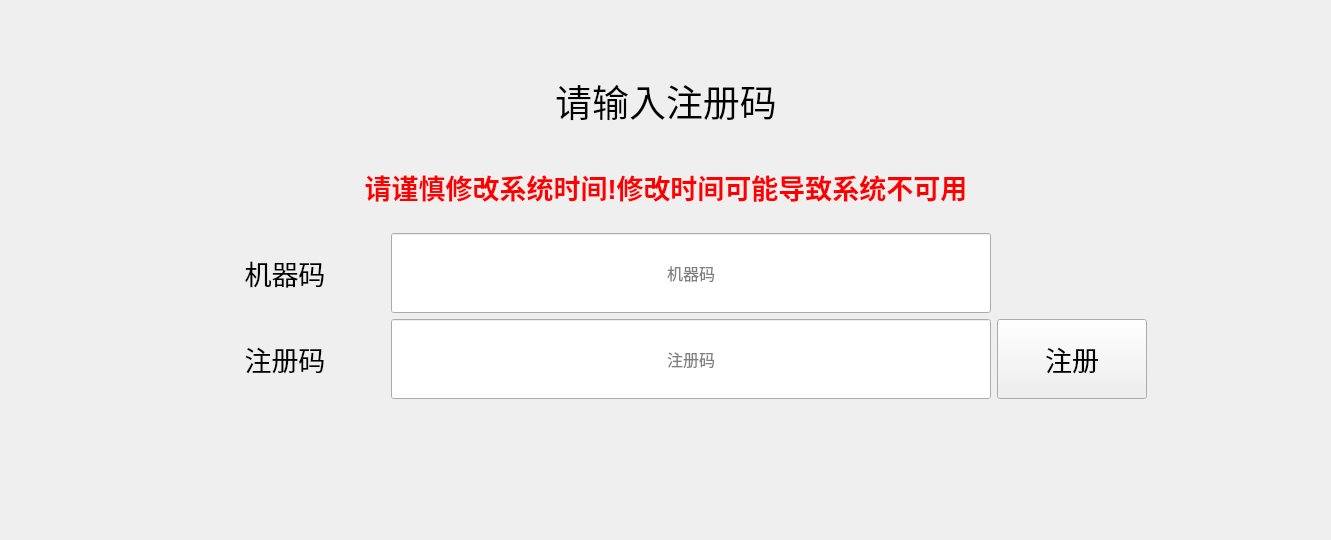
<?xml version="1.0" encoding="UTF-8"?>
<ui version="4.0">
 <class>QtKeyWidgetsClass</class>
 <widget class="FBaseDialog" name="QtKeyWidgetsClass">
  <property name="geometry">
   <rect>
    <x>0</x>
    <y>0</y>
    <width>1331</width>
    <height>540</height>
   </rect>
  </property>
  <property name="windowTitle">
   <string>QtKeyWidgets</string>
  </property>
  <layout class="QGridLayout" name="gridLayout">
   <property name="leftMargin">
    <number>0</number>
   </property>
   <property name="topMargin">
    <number>0</number>
   </property>
   <property name="rightMargin">
    <number>0</number>
   </property>
   <property name="bottomMargin">
    <number>0</number>
   </property>
   <property name="spacing">
    <number>0</number>
   </property>
   <item row="0" column="1">
    <spacer name="verticalSpacer">
     <property name="orientation">
      <enum>Qt::Vertical</enum>
     </property>
     <property name="sizeHint" stdset="0">
      <size>
       <width>17</width>
       <height>56</height>
      </size>
     </property>
    </spacer>
   </item>
   <item row="1" column="1" rowspan="2" colspan="2">
    <layout class="QVBoxLayout" name="verticalLayout_3">
     <item>
      <widget class="QLabel" name="label">
       <property name="minimumSize">
        <size>
         <width>0</width>
         <height>80</height>
        </size>
       </property>
       <property name="font">
        <font>
         <family>微软雅黑</family>
         <pointsize>28</pointsize>
         <weight>50</weight>
         <italic>false</italic>
         <bold>false</bold>
        </font>
       </property>
       <property name="styleSheet">
        <string notr="true">font: 28pt &quot;微软雅黑&quot;;</string>
       </property>
       <property name="text">
        <string>请输入注册码</string>
       </property>
       <property name="scaledContents">
        <bool>true</bool>
       </property>
       <property name="alignment">
        <set>Qt::AlignCenter</set>
       </property>
      </widget>
     </item>
     <item>
      <widget class="QLabel" name="label_4">
       <property name="minimumSize">
        <size>
         <width>0</width>
         <height>80</height>
        </size>
       </property>
       <property name="font">
        <font>
         <pointsize>20</pointsize>
         <weight>75</weight>
         <bold>true</bold>
        </font>
       </property>
       <property name="styleSheet">
        <string notr="true">color: rgb(255, 0, 0);</string>
       </property>
       <property name="text">
        <string>请谨慎修改系统时间!修改时间可能导致系统不可用</string>
       </property>
       <property name="alignment">
        <set>Qt::AlignCenter</set>
       </property>
      </widget>
     </item>
     <item>
      <layout class="QHBoxLayout" name="horizontalLayout_3">
       <item>
        <layout class="QVBoxLayout" name="verticalLayout">
         <item>
          <layout class="QHBoxLayout" name="horizontalLayout">
           <item>
            <widget class="QLabel" name="label_2">
             <property name="minimumSize">
              <size>
               <width>200</width>
               <height>0</height>
              </size>
             </property>
             <property name="font">
              <font>
               <pointsize>20</pointsize>
              </font>
             </property>
             <property name="text">
              <string>机器码</string>
             </property>
             <property name="alignment">
              <set>Qt::AlignCenter</set>
             </property>
            </widget>
           </item>
           <item>
            <widget class="QLineEdit" name="lEditMechineCode">
             <property name="enabled">
              <bool>true</bool>
             </property>
             <property name="minimumSize">
              <size>
               <width>600</width>
               <height>80</height>
              </size>
             </property>
             <property name="font">
              <font>
               <pointsize>12</pointsize>
              </font>
             </property>
             <property name="alignment">
              <set>Qt::AlignCenter</set>
             </property>
             <property name="readOnly">
              <bool>true</bool>
             </property>
             <property name="placeholderText">
              <string>机器码</string>
             </property>
            </widget>
           </item>
          </layout>
         </item>
         <item>
          <layout class="QHBoxLayout" name="horizontalLayout_2">
           <item>
            <widget class="QLabel" name="label_3">
             <property name="minimumSize">
              <size>
               <width>200</width>
               <height>0</height>
              </size>
             </property>
             <property name="font">
              <font>
               <pointsize>20</pointsize>
              </font>
             </property>
             <property name="text">
              <string>注册码</string>
             </property>
             <property name="alignment">
              <set>Qt::AlignCenter</set>
             </property>
            </widget>
           </item>
           <item>
            <widget class="QLineEdit" name="lEditRegister">
             <property name="minimumSize">
              <size>
               <width>600</width>
               <height>80</height>
              </size>
             </property>
             <property name="font">
              <font>
               <pointsize>12</pointsize>
              </font>
             </property>
             <property name="alignment">
              <set>Qt::AlignCenter</set>
             </property>
             <property name="placeholderText">
              <string>注册码</string>
             </property>
            </widget>
           </item>
          </layout>
         </item>
        </layout>
       </item>
       <item>
        <layout class="QVBoxLayout" name="verticalLayout_2">
         <item>
          <spacer name="verticalSpacer_3">
           <property name="orientation">
            <enum>Qt::Vertical</enum>
           </property>
           <property name="sizeHint" stdset="0">
            <size>
             <width>20</width>
             <height>40</height>
            </size>
           </property>
          </spacer>
         </item>
         <item>
          <widget class="QToolButton" name="btnRegister">
           <property name="minimumSize">
            <size>
             <width>150</width>
             <height>80</height>
            </size>
           </property>
           <property name="font">
            <font>
             <pointsize>20</pointsize>
            </font>
           </property>
           <property name="text">
            <string>注册</string>
           </property>
          </widget>
         </item>
        </layout>
       </item>
      </layout>
     </item>
    </layout>
   </item>
   <item row="1" column="3">
    <spacer name="horizontalSpacer_2">
     <property name="orientation">
      <enum>Qt::Horizontal</enum>
     </property>
     <property name="sizeHint" stdset="0">
      <size>
       <width>178</width>
       <height>17</height>
      </size>
     </property>
    </spacer>
   </item>
   <item row="2" column="0">
    <spacer name="horizontalSpacer">
     <property name="orientation">
      <enum>Qt::Horizontal</enum>
     </property>
     <property name="sizeHint" stdset="0">
      <size>
       <width>179</width>
       <height>17</height>
      </size>
     </property>
    </spacer>
   </item>
   <item row="3" column="1">
    <widget class="QLabel" name="lbl_RemainderInFor">
     <property name="minimumSize">
      <size>
       <width>0</width>
       <height>80</height>
      </size>
     </property>
     <property name="font">
      <font>
       <pointsize>20</pointsize>
       <weight>75</weight>
       <bold>true</bold>
      </font>
     </property>
     <property name="text">
      <string/>
     </property>
     <property name="alignment">
      <set>Qt::AlignCenter</set>
     </property>
    </widget>
   </item>
   <item row="3" column="2">
    <widget class="QLabel" name="lbl_InFor">
     <property name="minimumSize">
      <size>
       <width>0</width>
       <height>80</height>
      </size>
     </property>
     <property name="font">
      <font>
       <pointsize>20</pointsize>
       <weight>75</weight>
       <bold>true</bold>
      </font>
     </property>
     <property name="text">
      <string/>
     </property>
     <property name="alignment">
      <set>Qt::AlignCenter</set>
     </property>
    </widget>
   </item>
   <item row="4" column="2">
    <spacer name="verticalSpacer_2">
     <property name="orientation">
      <enum>Qt::Vertical</enum>
     </property>
     <property name="sizeHint" stdset="0">
      <size>
       <width>17</width>
       <height>56</height>
      </size>
     </property>
    </spacer>
   </item>
  </layout>
 </widget>
 <layoutdefault spacing="6" margin="11"/>
 <customwidgets>
  <customwidget>
   <class>FBaseDialog</class>
   <extends>QWidget</extends>
   <header>QFramer/fbasedialog.h</header>
   <container>1</container>
  </customwidget>
 </customwidgets>
 <resources/>
 <connections/>
</ui>
